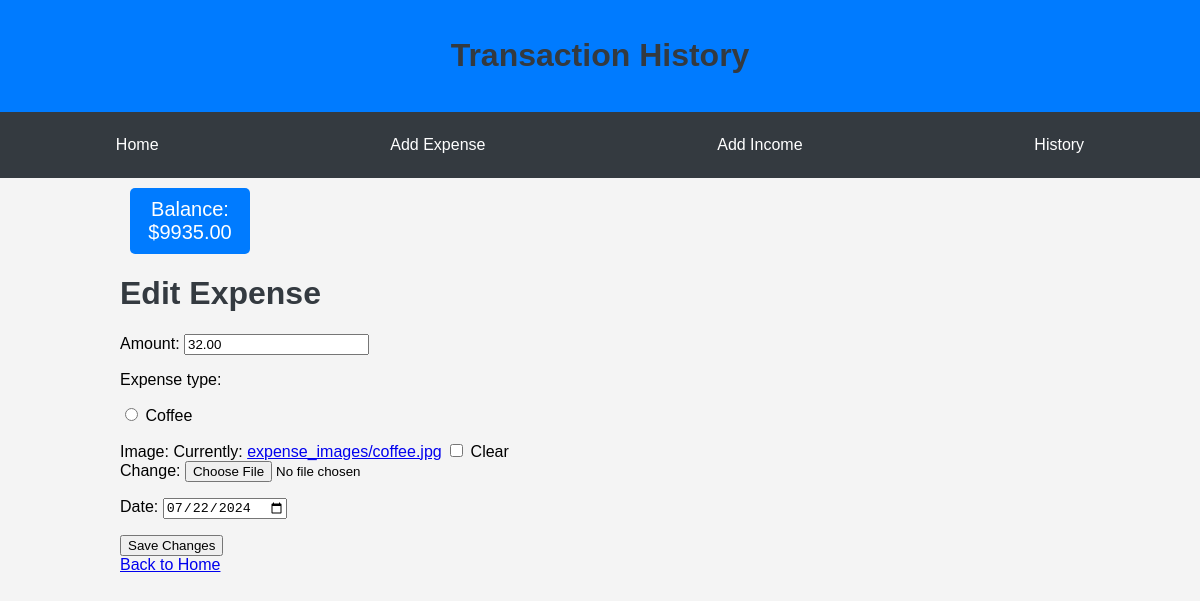
Page /edit_expense/1/ (signed in) on the committed database.
### history/models.py (models this page shows, shortened)
class AccountBalance(models.Model):
    user = models.OneToOneField(User, on_delete=models.CASCADE)
    balance = models.DecimalField(max_digits=10, decimal_places=2, default=0.00)

class Expense(models.Model):
    amount = models.DecimalField(max_digits=10, decimal_places=2)
    date = models.DateField()
    account_balance = models.ForeignKey(AccountBalance, on_delete=models.CASCADE)
    expense_type = models.CharField(max_length=50)
    image = models.ImageField(upload_to='expense_images/', blank=True, null=True)

### history/views.py (the view)
# urls.py: path('edit_expense/<int:pk>/', views.edit_expense, name='edit_expense'),
@login_required
def edit_expense(request, pk):
    expense = get_object_or_404(Expense, pk=pk)
    old_amount = expense.amount
    if request.method == 'POST':
        form = ExpenseForm(request.POST, instance=expense)
        if form.is_valid():
            new_expense = form.save(commit=False)
            account_balance = expense.account_balance
            new_balance = account_balance.balance + old_amount - new_expense.amount
            if new_balance >= 0:
                account_balance.balance = new_balance
                account_balance.save()
                new_expense.save()
                return redirect('index')
            else:
                messages.error(request, 'You do not have enough funds in your account.')
    else:
        form = ExpenseForm(instance=expense)
    return render(request, 'history/edit_expense.html', {'form': form})

### history/forms.py
class ExpenseForm(forms.ModelForm):
    date = forms.DateField(widget=forms.DateInput(attrs={'type': 'date'}))
    expense_type = forms.ModelChoiceField(queryset=ExpenseType.objects.all(), widget=forms.RadioSelect())
    class Meta:
        model = Expense
        fields = ['amount', 'expense_type', 'image', 'date']

### history/context_processors.py (called while the page is built)
def account_balance(request):
    if request.user.is_authenticated:
        account_balance, created = AccountBalance.objects.get_or_create(user=request.user)
        return {'balance': account_balance.balance}
    return {}

### history/models.py (called while the page is built)
    def __str__(self):
        return self.name

### templates/history/edit_expense.html (shortened to what this page needs)
{% extends 'base.html' %}
{% block content %}
<h1>Edit Expense</h1>
<form method="post">
    {{ form.as_p }}
    <button type="submit">Save Changes</button>
</form>
<a href="{% url 'index' %}">Back to Home</a>
{% endblock %}

### templates/base.html (shortened to what this page needs)
<!DOCTYPE html>
<html lang="en">
<head>
</head>
<body>
    <div class="header">
        <h1>Transaction History</h1>
    </div>
    <div class="menu">
        <a href="{% url 'index' %}">Home</a>
        <a href="{% url 'add_expense' %}">Add Expense</a>
        <a href="{% url 'add_income' %}">Add Income</a>
        <a href="{% url 'history' %}">History</a>
    </div>
    <div class="container">
        <div class="balance">
            Balance: ${{ balance }}
        </div>
        {% block content %}{% endblock %}
    </div>
</body>
</html>

### templates/base.html (style rules this page uses)
body { font-family: 'Arial', sans-serif; background-color: #f4f4f4; margin: 0; padding: 0; }
.container { width: 80%; margin: 0 auto; }
.header { background-color: #007bff; color: white; padding: 1em 0; text-align: center; }
.menu { display: flex; justify-content: space-around; background-color: #343a40; padding: 1em 0; }
.menu a { color: white; text-decoration: none; padding: 0.5em 1em; border-radius: 5px; }
h1 { color: #343a40; }
.balance { margin: 10px; padding: 10px; max-width: 100px; background-color: #007bff; color: white; border-radius: 5px; text-align: center; font-size: 20px; }

### rows in the picture
AccountBalance: balance "9935.00"
Expense: amount "32.00", expense_type "☐ Coffee", date "07/22/2024"
